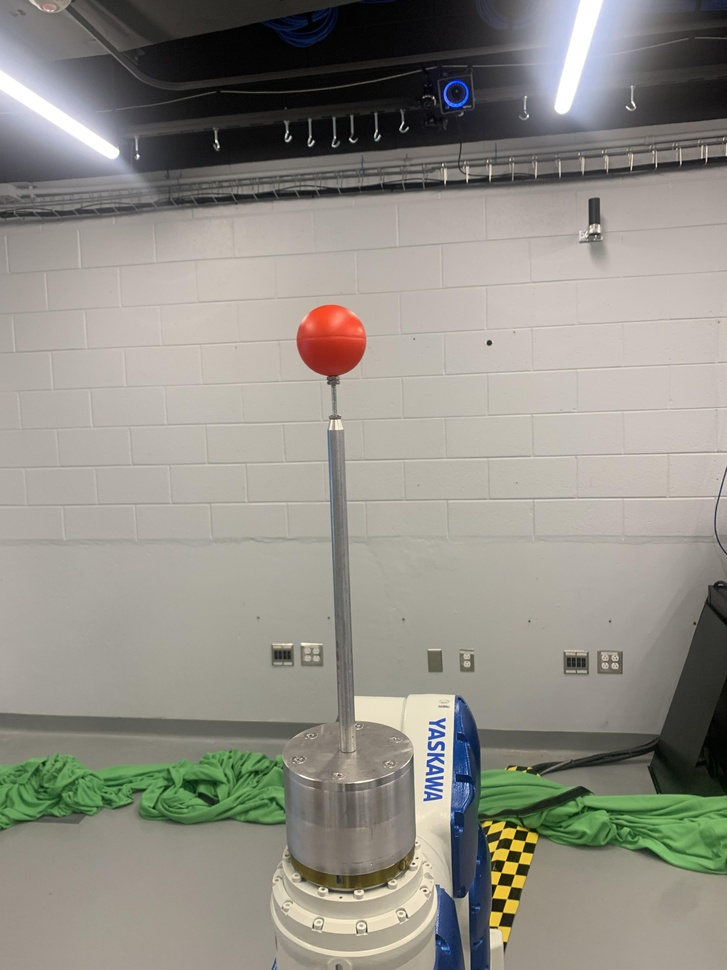
%> input picture ProbabilisticMultiview Example SCRIPTS/redball.jpg, 727 x 970 px, shrunk from 3024 x 4032 before the run
$ octave redBallDetectionThresholdTest.m   (GNU Octave 9; MATLAB toolbox functions it lacks are replaced by stand-ins)
%> lines starting %> are read from the running program, lines starting %| are printed output that depends on the picture; in (x1, y1, x2, y2) boxes, pixels count from 0 and x2, y2 are one past the last pixel; in counts of white or black regions, pixels touching at a corner belong together; the program's own positions count from 1
%> further down, img is the input picture: size 970x727x3 uint8; mean R, G, B 144.4, 141.9, 133.4
### ProbabilisticMultiviewFunctions/rgbredball.m
function [BW,maskedRGBImage] = rgbredball(RGB)
%createMask  Threshold RGB image using auto-generated code from colorThresholder app.
%  [BW,MASKEDRGBIMAGE] = createMask(RGB) thresholds image RGB using
%  auto-generated code from the colorThresholder app. The colorspace and
%  range for each channel of the colorspace were set within the app. The
%  segmentation mask is returned in BW, and a composite of the mask and
%  original RGB images is returned in maskedRGBImage.
%
% Auto-generated by colorThresholder app on 17-Aug-2023
%------------------------------------------------------


% Convert RGB image to chosen color space
I = RGB;

% Define thresholds for channel 1 based on histogram settings
channel1Min = 128.000;
channel1Max = 255.000;

% Define thresholds for channel 2 based on histogram settings
channel2Min = 0.000;
channel2Max = 139.000;

% Define thresholds for channel 3 based on histogram settings
channel3Min = 0.000;
channel3Max = 108.000;

% Create mask based on chosen histogram thresholds
sliderBW = (I(:,:,1) >= channel1Min ) & (I(:,:,1) <= channel1Max) & ...
    (I(:,:,2) >= channel2Min ) & (I(:,:,2) <= channel2Max) & ...
    (I(:,:,3) >= channel3Min ) & (I(:,:,3) <= channel3Max);
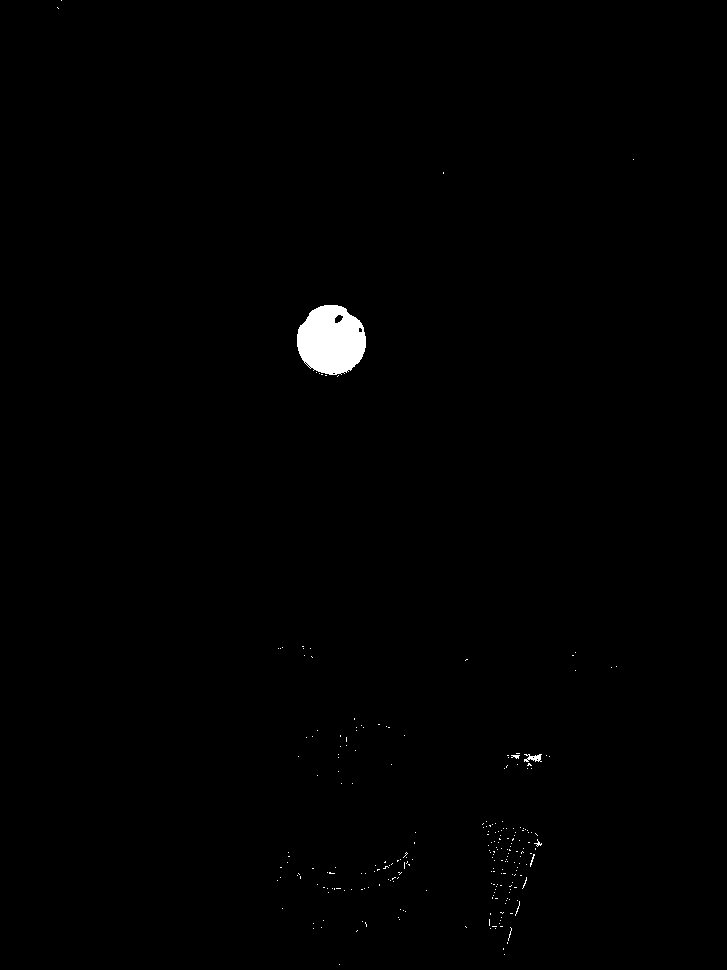
%> sliderBW: size 970x727 logical; 0.61% white; 243 white regions (238 under 20 px), largest, box (x1, y1, x2, y2) and area: (297, 305, 366, 375) 3695, (524, 754, 542, 762) 86, (511, 755, 520, 759) 23, (534, 839, 542, 847) 21, (530, 854, 535, 867) 21
BW = sliderBW;

% Initialize output masked image based on input image.
maskedRGBImage = RGB;

% Set background pixels where BW is false to zero.
maskedRGBImage(repmat(~BW,[1 1 3])) = 0;

end

### ProbabilisticMultiviewFunctions/hsvredball.m
function [BW,maskedRGBImage] = hsvredball(RGB)
%createMask  Threshold RGB image using auto-generated code from colorThresholder app.
%  [BW,MASKEDRGBIMAGE] = createMask(RGB) thresholds image RGB using
%  auto-generated code from the colorThresholder app. The colorspace and
%  range for each channel of the colorspace were set within the app. The
%  segmentation mask is returned in BW, and a composite of the mask and
%  original RGB images is returned in maskedRGBImage.
%
% Auto-generated by colorThresholder app on 17-Aug-2023
%------------------------------------------------------


% Convert RGB image to chosen color space
I = rgb2hsv(RGB);
%> I: size 970x727x3 double; mean H, S, V 0.182, 0.12, 0.581

% Define thresholds for channel 1 based on histogram settings
channel1Min = 0.990;
channel1Max = 0.116;

% Define thresholds for channel 2 based on histogram settings
channel2Min = 0.351;
channel2Max = 1.000;

% Define thresholds for channel 3 based on histogram settings
channel3Min = 0.483;
channel3Max = 1.000;

% Create mask based on chosen histogram thresholds
sliderBW = ( (I(:,:,1) >= channel1Min) | (I(:,:,1) <= channel1Max) ) & ...
    (I(:,:,2) >= channel2Min ) & (I(:,:,2) <= channel2Max) & ...
    (I(:,:,3) >= channel3Min ) & (I(:,:,3) <= channel3Max);
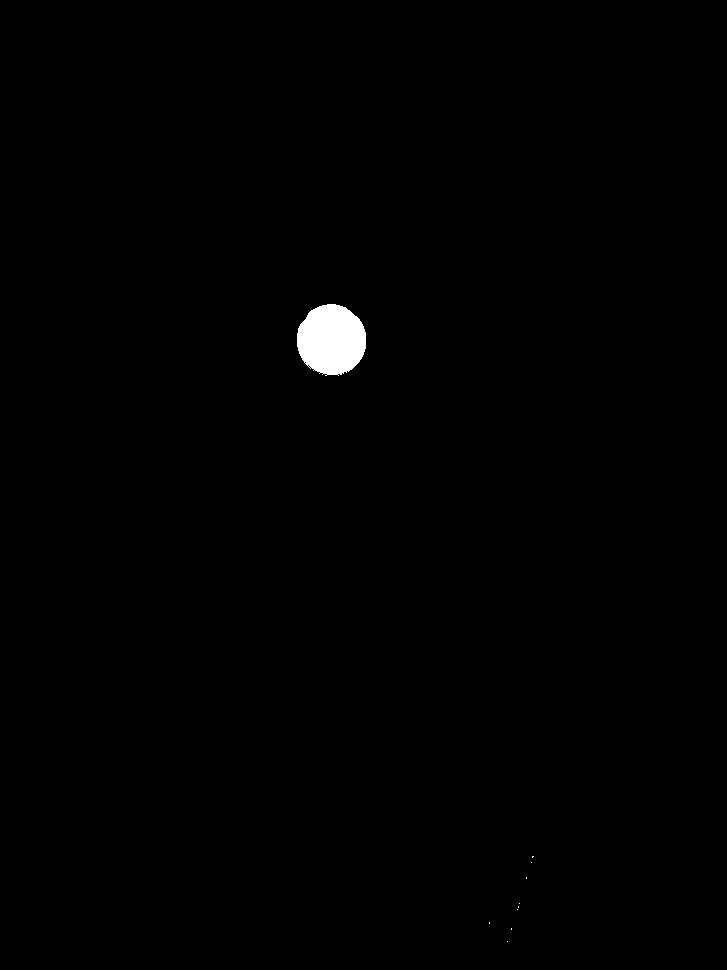
%> sliderBW: size 970x727 logical; 0.55% white; 10 white regions (9 under 20 px), largest, box (x1, y1, x2, y2) and area: (297, 304, 366, 376) 3865
BW = sliderBW;

% Initialize output masked image based on input image.
maskedRGBImage = RGB;

% Set background pixels where BW is false to zero.
maskedRGBImage(repmat(~BW,[1 1 3])) = 0;

end

### ProbabilisticMultiview Example SCRIPTS/redBallDetectionThresholdTest.m
%% Red Ball Detection Threshold Test
% This script is meant as an initial trial for how to detect the red ball in
% an image.

% Script loads a saved image ('redball.jpg'), applies thresholding
% techniques, and displays the resulting images

% C. A. Civetta, C. Doherty, M. Kutzer, 17Aug2023, USNA


%% Initial setup
close all
clear all
clc

% load image
img = imread('redball.jpg');

% display image
imshow(img)
title('Red Ball Original')

%% Color Thresholding
% color threshold for rgb
[BW1,maskedRGBImage1] = rgbredball(img);

% color threshold for hsv
[BW2,maskedRGBImage2] = hsvredball(img);

% display images
figure(2)
subplot(121)
imshow(BW1)
title('1) RGB')

subplot(122)
imshow(BW2)
title('2) HSV')

%% Fill holes and other cleaning
% fill holes
BW1 = imfill(BW1,"holes");
%> BW1: size 970x727 logical; 0.62% white; 243 white regions (238 under 20 px), largest, box (x1, y1, x2, y2) and area: (297, 305, 366, 375) 3758, (524, 754, 542, 762) 89, (511, 755, 520, 759) 23, (534, 839, 542, 847) 22, (530, 854, 535, 867) 21
BW2 = imfill(BW2,"holes");
%> BW2: size 970x727 logical; 0.55% white; 10 white regions (9 under 20 px), largest, box (x1, y1, x2, y2) and area: (297, 304, 366, 376) 3869

% dilation
SE = strel('disk',3);
BW1 = imdilate(BW1,SE);
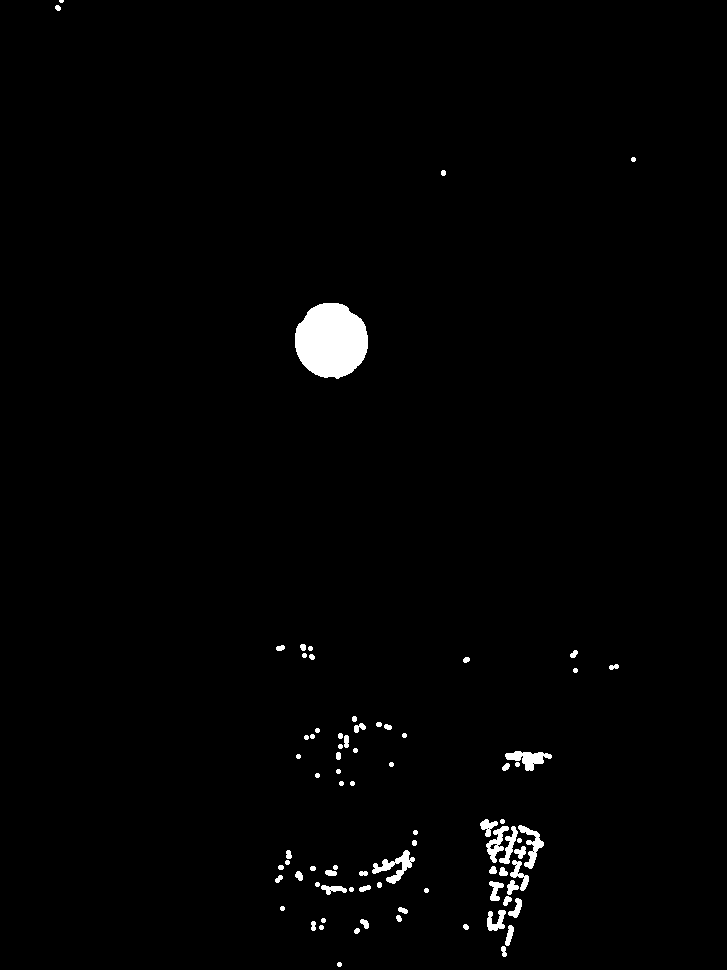
%> BW1: size 970x727 logical; 1.4% white; 81 white regions (1 under 20 px), largest, box (x1, y1, x2, y2) and area: (295, 303, 368, 379) 4304, (372, 850, 415, 884) 517, (505, 751, 552, 771) 470
BW2 = imdilate(BW2,SE);
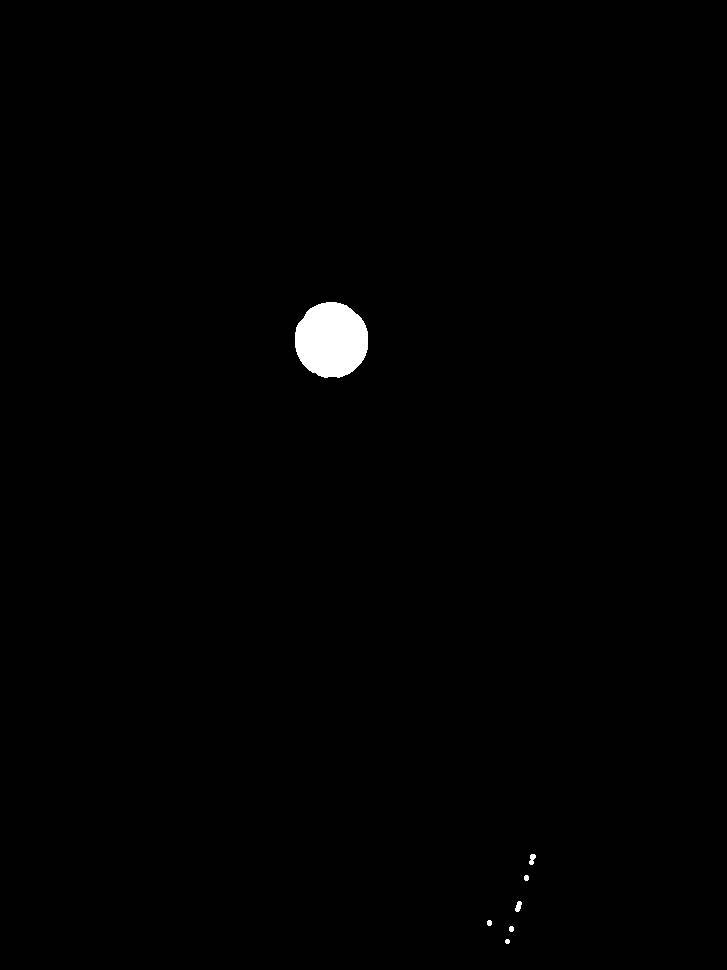
%> BW2: size 970x727 logical; 0.65% white; 7 white regions, largest, box (x1, y1, x2, y2) and area: (295, 302, 368, 378) 4385, (515, 901, 522, 912) 52, (529, 854, 536, 865) 51

% erosion
BW1 = imerode(BW1,SE);
%> BW1: size 970x727 logical; 0.66% white; 162 white regions (150 under 20 px), largest, box (x1, y1, x2, y2) and area: (297, 305, 366, 377) 3804, (524, 754, 542, 769) 148, (400, 852, 410, 869) 56
BW2 = imerode(BW2,SE);
%> BW2: size 970x727 logical; 0.55% white; 10 white regions (9 under 20 px)

% display images
figure(3)
subplot(121)
imshow(BW1)
title('1) RGB')

subplot(122)
imshow(BW2)
title('2) HSV')

%% Get information about masked images
% get blob information
stats1 = regionprops(BW1,'all');
%> stats1 = 162 regions; largest, box (x1, y1, x2, y2), Area, Centroid, MajorAxisLength, MinorAxisLength and Eccentricity: (297, 305, 366, 377) 3804 [331.9 341.3] 70.72 68.62 0.242, (524, 754, 542, 769) 148 [532.5 760.2] 19.74 13.42 0.733, (400, 852, 410, 869) 56 [406 860.9] 15.45 7.03 0.89
stats2 = regionprops(BW2,'all');
%> stats2 = 10 regions; largest, box (x1, y1, x2, y2), Area, Centroid, MajorAxisLength, MinorAxisLength and Eccentricity: (297, 304, 366, 376) 3888 [332.1 340.7] 71.42 69.37 0.238, (532, 856, 534, 858) 3 [533.3 857.3] 2.58 1.76 0.73, (489, 922, 490, 924) 2 [490 923.5] 2.31 1.15 0.866

% number blobs
L1 = bwlabel(BW1);
%> L1: size 970x727 double; 163 distinct labels, from 0 to 162
L2 = bwlabel(BW2);
%> L2: size 970x727 double; 11 distinct labels, from 0 to 10

%% Remove regions that are too small

%turn stats struct into usable arrays
length1 = length(stats1);
%> length1 = 162
length2 = length(stats2);
%> length2 = 10

if length1 > 2

    for i = 1:length1
        areaArray1(i) = stats1(i).Area;
    end
%> after the loop, areaArray1 = 162 values, max 3804 at index 12, min 1 at index 2, mean 28.84

    avg1 = mean(areaArray1);
%> avg1 = 28.84
    std1 = std(areaArray1);
%> std1 = 298.8

    keepBlob1 = find(areaArray1>=avg1+(2*std1));
%> keepBlob1 = 12

    BW1 = zeros(size(BW1));
    for i = 1:length(keepBlob1)
        BW1 = BW1 + (L1 == keepBlob1(i));
    end
%> this loop made 1 pass
end

if length2 > 2

    for i = 1:length2
        areaArray2(i) = stats2(i).Area;
    end
%> this loop made 10 passes
%> after the loop, areaArray2 = [3888 2 1 2 1 2 1 2 1 3]

    avg2 = mean(areaArray2);
%> avg2 = 390.3
    std2 = std(areaArray2);
%> std2 = 1229

    keepBlob2 = find(areaArray2>=avg2+(2*std2));
%> keepBlob2 = 1

    BW2 = zeros(size(BW2));
    for i = 1:length(keepBlob2)
        BW2 = BW2 + (L2 == keepBlob2(i));
    end
end

figure(4)
subplot(121)
imshow(BW1)
title('1) RGB')
subplot(122)
imshow(BW2)
title('1) HSV')
